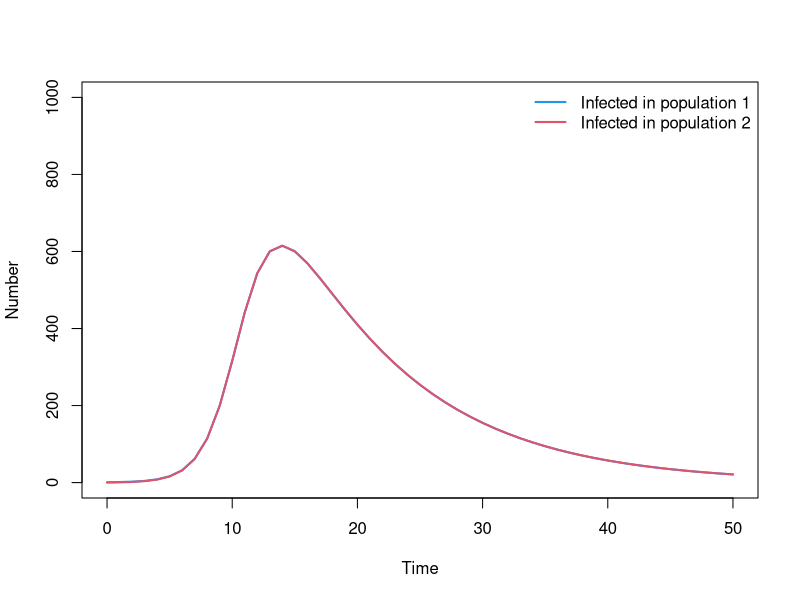
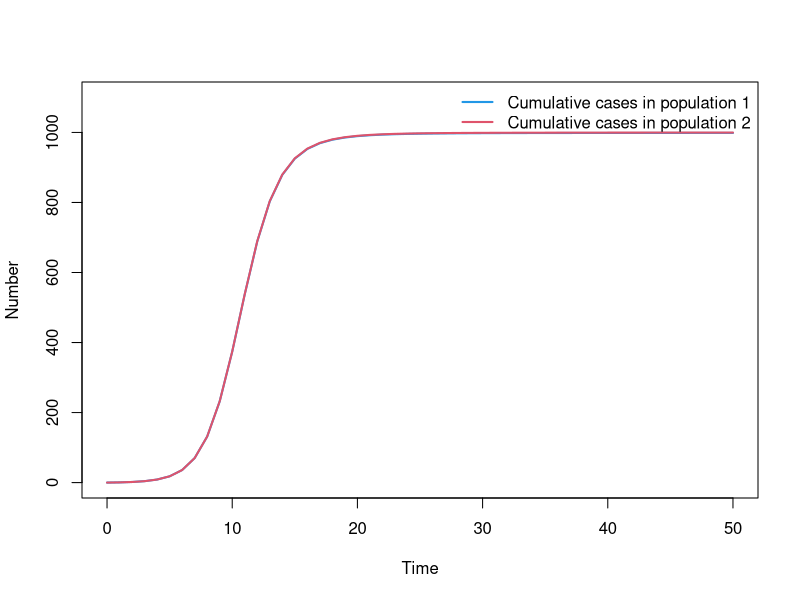

Recreate these plots in R, in order.
## ---- chunk 1
# Load in the deSolve package
library(deSolve)
# If the package is not installed, install using the install.packages() function

# Define model function 
SIR_metapop_model <- function(times, state, parms){
  ## Define variables
  S1 <- state["S1"]
  I1 <- state["I1"]
  R1 <- state["R1"]
  C1 <- state["C1"]
  N1 <- S1 + I1 + R1
  S2 <- state["S2"]
  I2 <- state["I2"]
  R2 <- state["R2"]
  C2 <- state["C2"]
  N2 <- S2 + I2 + R2
  # Extract parameters
  beta <- parms["beta"]
  gamma <- parms["gamma"]
  alpha <- parms["alpha"]
  lambda1 <- (beta * I1 / N1 + alpha * beta * I2 / N2)
  lambda2 <- (beta * I2 / N2 + alpha * beta * I1 / N1)
  # Define differential equations
  dS1 <- - lambda1 * S1
  dI1 <- lambda1 * S1 - gamma * I1
  dR1 <- gamma * I1
  dC1 <- lambda1 * S1
  dS2 <- - lambda2 * S2
  dI2 <-  lambda2 * S2 - gamma * I2
  dR2 <- gamma * I2
  dC2 <- lambda2 * S2
  res <- list(c(dS1, dI1, dR1, dC1, dS2, dI2, dR2, dC2))
  return(res)
}

# Define parameters  
parameters <- c( beta = 0.4, gamma = 0.1, alpha = 1)

# Define time to run model
times <- seq(from = 0, to = 50, by = 1)

# Define initial conditions
N1 <- 1000; N2 <- 1000
I1_0 <- 1; I2_0 <- 0
R1_0 <- 0; R2_0 <- 0
C1_0 <- 0; C2_0 <- 0
S1_0  <- N1 - I1_0
S2_0  <- N2 - I2_0
state <- c(S1 = S1_0, I1 = I1_0, R1 = R1_0, C1 = C1_0, 
		   S2 = S2_0, I2 = I2_0, R2 = R2_0, C2 = C2_0)

# Solve equations
output_raw <- ode(y = state, 
				  times = times, 
				  func = SIR_metapop_model, 
				  parms = parameters,
                  method = rk4)

# Convert to data frame for easy extraction of columns
output <- as.data.frame(output_raw)

# Plot output
par(mfrow = c(1, 1))
plot(output$time, output$I1, type = "l", col = 4, lwd = 2, ylim = c(0, N1),
      xlab = "Time", ylab = "Number", main = "")
lines(output$time, output$I2, lwd = 2, col = 2, type = "l")
legend("topright", 
	   legend = c("Infected in population 1", 
	   		      "Infected in population 2"),
       lty = rep(1, 2), col = c(4, 2), lwd = 2, bty = "n")

## ---- chunk 2
par(mfrow = c(1, 1))
plot(output$time, output$C1, type = "l", col = 4, lwd = 2, ylim = c(0, N1+100), 
	 xlab = "Time", ylab = "Number", main = "")
lines( output$time, output$C2, lwd = 2, col = 2, type = "l")
legend("topright", 
	   legend = c("Cumulative cases in population 1", 
	   		      "Cumulative cases in population 2"),
       lty = rep(1, 2), col = c(4, 2), lwd = 2, bty = "n")
